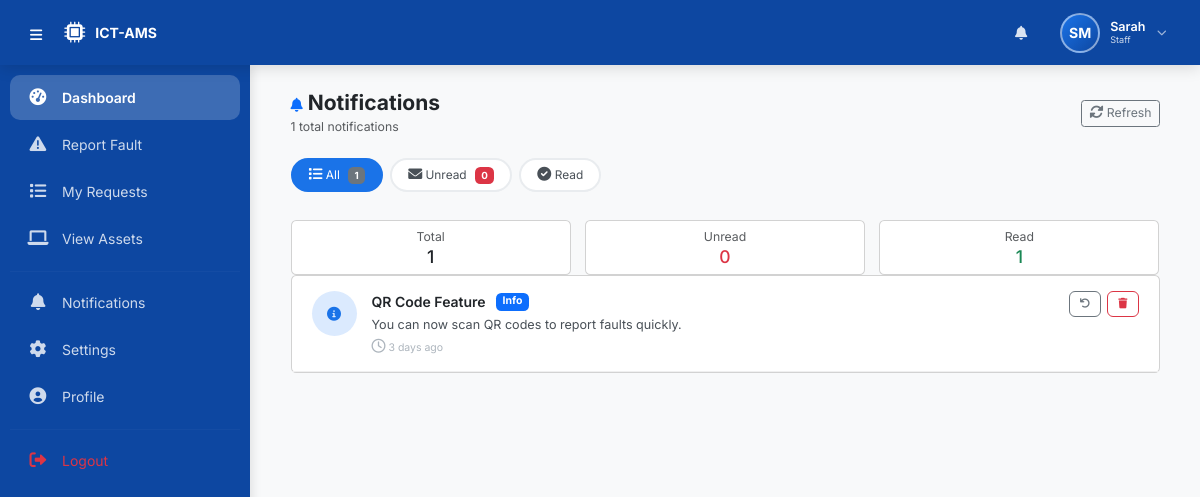
Before: /public/notifications/index.php (signed in) with the older database file.
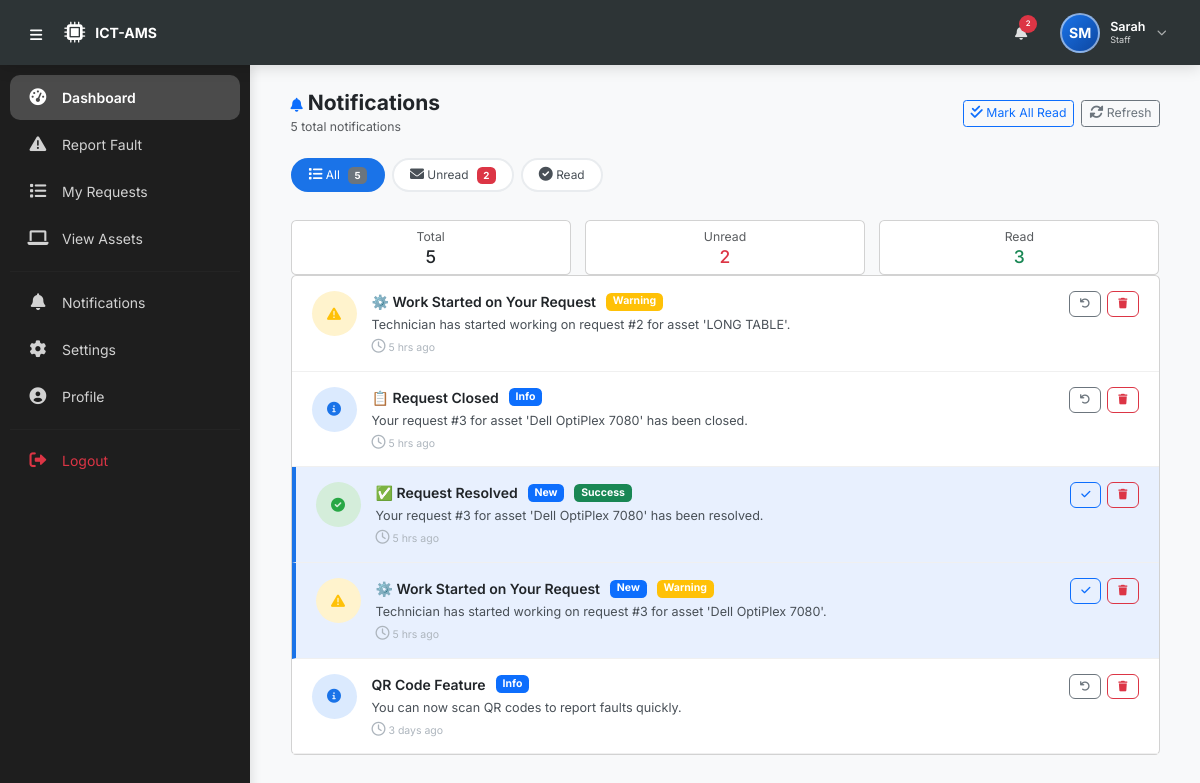
After: the same page with the newer database file.
### tables this page shows
CREATE TABLE `notifications` (
  `notification_id` int(11) NOT NULL,
  `user_id` int(11) NOT NULL,
  `title` varchar(255) NOT NULL,
  `message` text NOT NULL,
  `type` enum('info','success','warning','danger') DEFAULT 'info',
  `link` varchar(500) DEFAULT NULL,
  `is_read` tinyint(1) DEFAULT 0,
  `created_at` timestamp NOT NULL DEFAULT current_timestamp(),
  `updated_at` timestamp NOT NULL DEFAULT current_timestamp() ON UPDATE current_timestamp()
);

### public/includes/settings_helper.php (called while the page is built, shortened)
<?php
function getUserSettings($user_id) {
    $db = getDB();
    $stmt = $db->prepare("SELECT * FROM user_settings WHERE user_id = ?");
    $stmt->execute([$user_id]);
    $settings = $stmt->fetch();
    return $settings;
}
?>

### public/includes/notification_helper.php (called while the page is built, shortened)
<?php
function getUnreadNotificationsCount($user_id) {
    $db = getDB();
    $stmt = $db->prepare("SELECT COUNT(*) as count FROM notifications WHERE user_id = ? AND is_read = 0");
    $stmt->execute([$user_id]);
    $result = $stmt->fetch();
    return $result ? (int)$result['count'] : 0;
}
function getAllNotifications($user_id, $offset = 0, $limit = 20) {
    $db = getDB();
    $limit = intval($limit);
    $offset = intval($offset);
    $stmt = $db->prepare("SELECT n.*,
                          CASE
                              WHEN n.type = 'info' THEN 'bell'
                              WHEN n.type = 'success' THEN 'check-circle'
                              WHEN n.type = 'warning' THEN 'exclamation-triangle'
                              WHEN n.type = 'danger' THEN 'times-circle'
                              ELSE 'bell'
                          END as icon
                          FROM notifications n
                          WHERE n.user_id = ?
                          ORDER BY n.created_at DESC
                          LIMIT " . $limit . " OFFSET " . $offset);
    $stmt->execute([$user_id]);
    return $stmt->fetchAll();
}
function getTotalNotificationsCount($user_id) {
    $db = getDB();
    $stmt = $db->prepare("SELECT COUNT(*) as count FROM notifications WHERE user_id = ?");
    $stmt->execute([$user_id]);
    $result = $stmt->fetch();
    return $result ? (int)$result['count'] : 0;
}
function getNotificationTypeIcon($type) {
    $icons = [
        'info' => 'fa-info-circle',
        'success' => 'fa-check-circle',
        'warning' => 'fa-exclamation-triangle',
        'danger' => 'fa-times-circle'
    ];
    return $icons[$type] ?? 'fa-bell';
}
function getNotificationTypeColor($type) {
    $colors = [
        'info' => 'primary',
        'success' => 'success',
        'warning' => 'warning',
        'danger' => 'danger'
    ];
    return $colors[$type] ?? 'secondary';
}
?>

### includes/functions.php (called while the page is built, shortened)
<?php
function timeAgo($datetime) {
    $time = strtotime($datetime);
    $diff = time() - $time;
    if ($diff < 86400) return floor($diff/3600) . ' hrs ago';
    if ($diff < 604800) return floor($diff/86400) . ' days ago';
    return date('d M Y', $time);
}
?>

### public/notifications/index.php (the view, shortened to what the changed rows need)
<?php
require_once __DIR__ . '/../../includes/functions.php';
require_once __DIR__ . '/../includes/settings_helper.php';
require_once __DIR__ . '/../includes/notification_helper.php';
$user_id = $_SESSION['user_id'];
$role = $_SESSION['role'];
$is_admin = ($role === 'System Administrator');
$page = isset($_GET['page']) ? intval($_GET['page']) : 1;
$limit = 20;
$offset = ($page - 1) * $limit;
$filter = isset($_GET['filter']) ? $_GET['filter'] : 'all';
$notifications = [];
$total = 0;
if ($filter === 'all') {
    $notifications = getAllNotifications($user_id, $offset, $limit);
    $total = getTotalNotificationsCount($user_id);
}
include __DIR__ . '/../includes/header.php';
?>
<div class="container-fluid">
    <div class="d-flex justify-content-between align-items-center flex-wrap gap-2 mb-4">
        <div>
            <h4 class="fw-bold mb-0"><i class="fas fa-bell text-primary"></i> Notifications</h4>
            <small class="text-muted"><?php echo $total; ?> total notifications</small>
        </div>
        <div class="d-flex gap-2 header-actions-wrap">
            <?php if ($unread > 0): ?>
                <a href="?mark_all=1" class="btn btn-outline-primary btn-sm">
                    <i class="fas fa-check-double"></i> Mark All Read
                </a>
            <?php endif; ?>
            <button class="btn btn-outline-secondary btn-sm" onclick="location.reload();">
                <i class="fas fa-sync-alt"></i> Refresh
            </button>
        </div>
    </div>
    <div class="d-flex flex-wrap gap-2 mb-3 filters-wrap">
        <a href="?filter=all" class="filter-btn <?php echo $filter === 'all' ? 'active' : ''; ?>">
            <i class="fas fa-list"></i> All
            <span class="badge bg-secondary text-white"><?php echo getTotalNotificationsCount($user_id); ?></span>
        </a>
        <a href="?filter=unread" class="filter-btn <?php echo $filter === 'unread' ? 'active' : ''; ?>">
            <i class="fas fa-envelope"></i> Unread
            <span class="badge bg-danger text-white"><?php echo $unread; ?></span>
        </a>
    </div>
    <div class="row g-3 mt-2">
        <div class="col-md-4 col-6">
            <div class="card p-2 text-center">
                <small class="text-muted">Total</small>
                <h5 class="mb-0"><?php echo getTotalNotificationsCount($user_id); ?></h5>
            </div>
        </div>
        <div class="col-md-4 col-6">
            <div class="card p-2 text-center">
                <small class="text-muted">Unread</small>
                <h5 class="mb-0 text-danger"><?php echo $unread; ?></h5>
            </div>
        </div>
        <div class="col-md-4 col-6">
            <div class="card p-2 text-center">
                <small class="text-muted">Read</small>
                <h5 class="mb-0 text-success"><?php echo getTotalNotificationsCount($user_id) - $unread; ?></h5>
            </div>
        </div>
    </div>
    <div class="card">
        <div class="card-body p-0">
            <?php if (count($notifications) > 0): ?>
                <?php foreach ($notifications as $notif): ?>
                    <div class="notification-item-full <?php echo $notif['is_read'] ? '' : 'unread'; ?>">
                        <div class="notif-icon-lg <?php echo $notif['type']; ?>">
                            <i class="fas <?php echo getNotificationTypeIcon($notif['type']); ?>"></i>
                        </div>
                        <div class="notif-content-full">
                            <div class="notif-title-full">
                                <?php echo htmlspecialchars($notif['title']); ?>
                                <?php if (!$notif['is_read']): ?>
                                    <span class="badge bg-primary">New</span>
                                <?php endif; ?>
                                <?php if ($notif['type']): ?>
                                    <span class="badge bg-<?php echo getNotificationTypeColor($notif['type']); ?>">
                                        <?php echo ucfirst($notif['type']); ?>
                                    </span>
                                <?php endif; ?>
                            </div>
                            <div class="notif-message-full"><?php echo nl2br(htmlspecialchars($notif['message'])); ?></div>
                            <div class="notif-time-full">
                                <i class="far fa-clock"></i> <?php echo timeAgo($notif['created_at']); ?>
                            </div>
                        </div>
                        <div class="notif-actions">
                            <?php if (!$notif['is_read']): ?>
                                <a href="?read=<?php echo $notif['notification_id']; ?>" class="btn btn-sm btn-outline-primary" title="Mark as read">
                                    <i class="fas fa-check"></i>
                                </a>
                            <?php else: ?>
                                <a href="?unread=<?php echo $notif['notification_id']; ?>" class="btn btn-sm btn-outline-secondary" title="Mark as unread">
                                    <i class="fas fa-undo"></i>
                                </a>
                            <?php endif; ?>
                            <?php if ($is_admin || $notif['user_id'] == $user_id): ?>
                                <button class="btn btn-sm btn-outline-danger" title="Delete notification"
                                        onclick="showConfirm(<?php echo $notif['notification_id']; ?>, '<?php echo addslashes($notif['title']); ?>')">
                                    <i class="fas fa-trash"></i>
                                </button>
                            <?php endif; ?>
                        </div>
                    </div>
                <?php endforeach; ?>
            <?php endif; ?>
        </div>
    </div>
</div>
<?php include __DIR__ . '/../includes/footer.php'; ?>

### public/includes/header.php (shortened to what the changed rows need)
<?php
require_once __DIR__ . '/../../includes/functions.php';
require_once __DIR__ . '/settings_helper.php';
require_once __DIR__ . '/notification_helper.php';
$settings = getUserSettings($_SESSION['user_id']);
$unread = getUnreadNotificationsCount($_SESSION['user_id']);
$current_page = basename($_SERVER['PHP_SELF']);
$role = $_SESSION['role'] ?? 'Staff';
$sidebar_collapsed = isset($settings['sidebar_collapsed']) ? (int)$settings['sidebar_collapsed'] : 0;
?>
<!DOCTYPE html>
<html lang="en">
<head>
    <link href="https://cdn.jsdelivr.net/npm/bootstrap@5.3.0-alpha1/dist/css/bootstrap.min.css" rel="stylesheet">
    <link rel="stylesheet" href="https://cdnjs.cloudflare.com/ajax/libs/font-awesome/6.0.0-beta3/css/all.min.css">
</head>
<body>
<header class="top-header">
    <div class="header-right">
        <div class="dropdown">
            <button class="btn-notification" id="notificationBell" data-bs-toggle="dropdown" aria-expanded="false" title="Notifications">
                <i class="fas fa-bell"></i>
                <?php if ($unread > 0): ?>
                    <span class="badge-notif" id="notifBadge"><?php echo $unread; ?></span>
                <?php endif; ?>
            </button>
        </div>
    </div>
</header>
<nav class="sidebar-wrapper <?php echo $sidebar_collapsed ? 'collapsed' : ''; ?>" id="sidebarWrapper">
    <div class="sidebar-nav">
        <?php
        $nav_items = [];
        if ($role === 'System Administrator') {
            $nav_items = [
                ['url' => '../admin/index.php', 'icon' => 'fa-tachometer-alt', 'label' => 'Dashboard'],
                ['url' => '../admin/requests.php', 'icon' => 'fa-clipboard-list', 'label' => 'Requests'],
                ['url' => '../admin/assets.php', 'icon' => 'fa-laptop', 'label' => 'Assets'],
                ['url' => '../admin/technicians.php', 'icon' => 'fa-user-cog', 'label' => 'Technicians'],
                ['url' => '../admin/users.php', 'icon' => 'fa-users', 'label' => 'Users'],
                ['url' => '../admin/reports.php', 'icon' => 'fa-chart-bar', 'label' => 'Reports'],
                ];
        } elseif ($role === 'Staff') {
            $nav_items = [
                ['url' => '../staff/index.php', 'icon' => 'fa-tachometer-alt', 'label' => 'Dashboard'],
                ['url' => '../staff/report_fault.php', 'icon' => 'fa-exclamation-triangle', 'label' => 'Report Fault'],
                ['url' => '../staff/my_requests.php', 'icon' => 'fa-list', 'label' => 'My Requests'],
                ['url' => '../staff/view_assets.php', 'icon' => 'fa-laptop', 'label' => 'View Assets']
            ];
        }
        $nav_items[] = ['divider' => true];
        $nav_items[] = ['url' => '../notifications/', 'icon' => 'fa-bell', 'label' => 'Notifications'];
        $nav_items[] = ['url' => '../settings/', 'icon' => 'fa-cog', 'label' => 'Settings'];
        $nav_items[] = ['url' => '../profile/', 'icon' => 'fa-user-circle', 'label' => 'Profile'];
        $nav_items[] = ['divider' => true];
        $nav_items[] = ['url' => '../../logout.php', 'icon' => 'fa-sign-out-alt', 'label' => 'Logout', 'class' => 'text-danger'];
        $base_path = '';
        if ($role === 'System Administrator') $base_path = 'admin/';
        elseif ($role === 'ICT Technician') $base_path = 'technician/';
        elseif ($role === 'Staff') $base_path = 'staff/';
        foreach ($nav_items as $item) {
            if (isset($item['divider'])) {
                echo '<hr style="border-color: rgba(255,255,255,0.1); margin: 8px 0;">';
                continue;
            }
            $url = $item['url'];
            $icon = $item['icon'];
            $label = $item['label'];
            $class = $item['class'] ?? '';
            $is_active = false;
            if (strpos($url, $base_path) !== false) {
                $page = basename($url);
                if ($page === $current_page) {
                    $is_active = true;
                }
            }
            $active_class = $is_active ? 'active' : '';
            $tooltip = $label;
            echo "<a href='{$url}' class='nav-item {$active_class} {$class}' data-tooltip='{$tooltip}'>
                    <i class='fas {$icon}'></i>
                    <span class='nav-label'>{$label}</span>
                  </a>";
        }
        ?>
    </div>
</nav>
<div class="main-content <?php echo $sidebar_collapsed ? 'expanded' : ''; ?>" id="mainContent">

Changed rows visible on the page:
added notifications: title "⚙️ Work Started on Your Request", type "Warning", message "Technician has started working on request #2 for asset 'LONG TABLE'.", created_at "5 hrs ago"
added notifications: title "📋 Request Closed", type "Info", message "Your request #3 for asset 'Dell OptiPlex 7080' has been closed.", created_at "5 hrs ago"
added notifications: title "✅ Request Resolved", is_read "New", type "Success", message "Your request #3 for asset 'Dell OptiPlex 7080' has been resolved.", created_at "5 hrs ago"
added notifications: title "⚙️ Work Started on Your Request", is_read "New", type "Warning", message "Technician has started working on request #3 for asset 'Dell OptiPlex 7080'.", created_at "5 hrs ago"
Other visible differences:
$unread: (not shown) → "2"
$total: "1" → "5"
getTotalNotificationsCount($user_id): "1" → "5"
$unread: "0" → "2"
getTotalNotificationsCount($user_id) - $unread: "1" → "3"
text now shown: "Mark All Read"
